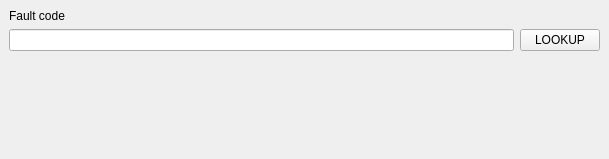
<?xml version="1.0" encoding="UTF-8"?>
<ui version="4.0">
 <class>CodeLookup</class>
 <widget class="QMainWindow" name="CodeLookup">
  <property name="geometry">
   <rect>
    <x>0</x>
    <y>0</y>
    <width>609</width>
    <height>159</height>
   </rect>
  </property>
  <property name="windowTitle">
   <string>MainWindow</string>
  </property>
  <widget class="QWidget" name="centralwidget">
   <layout class="QVBoxLayout" name="verticalLayout">
    <item>
     <widget class="QLabel" name="label">
      <property name="text">
       <string>Fault code</string>
      </property>
     </widget>
    </item>
    <item>
     <layout class="QHBoxLayout" name="horizontalLayout_2">
      <item>
       <widget class="QLineEdit" name="codeInput">
        <property name="styleSheet">
         <string notr="true"/>
        </property>
       </widget>
      </item>
      <item>
       <widget class="QPushButton" name="lookupBtn">
        <property name="styleSheet">
         <string notr="true"/>
        </property>
        <property name="text">
         <string>LOOKUP</string>
        </property>
       </widget>
      </item>
     </layout>
    </item>
    <item>
     <spacer name="verticalSpacer_3">
      <property name="orientation">
       <enum>Qt::Vertical</enum>
      </property>
      <property name="sizeHint" stdset="0">
       <size>
        <width>20</width>
        <height>40</height>
       </size>
      </property>
     </spacer>
    </item>
    <item>
     <widget class="QLabel" name="output">
      <property name="styleSheet">
       <string notr="true">font-size:20px</string>
      </property>
      <property name="text">
       <string/>
      </property>
     </widget>
    </item>
   </layout>
  </widget>
  <widget class="QMenuBar" name="menubar">
   <property name="geometry">
    <rect>
     <x>0</x>
     <y>0</y>
     <width>609</width>
     <height>21</height>
    </rect>
   </property>
  </widget>
 </widget>
 <resources/>
 <connections/>
</ui>
